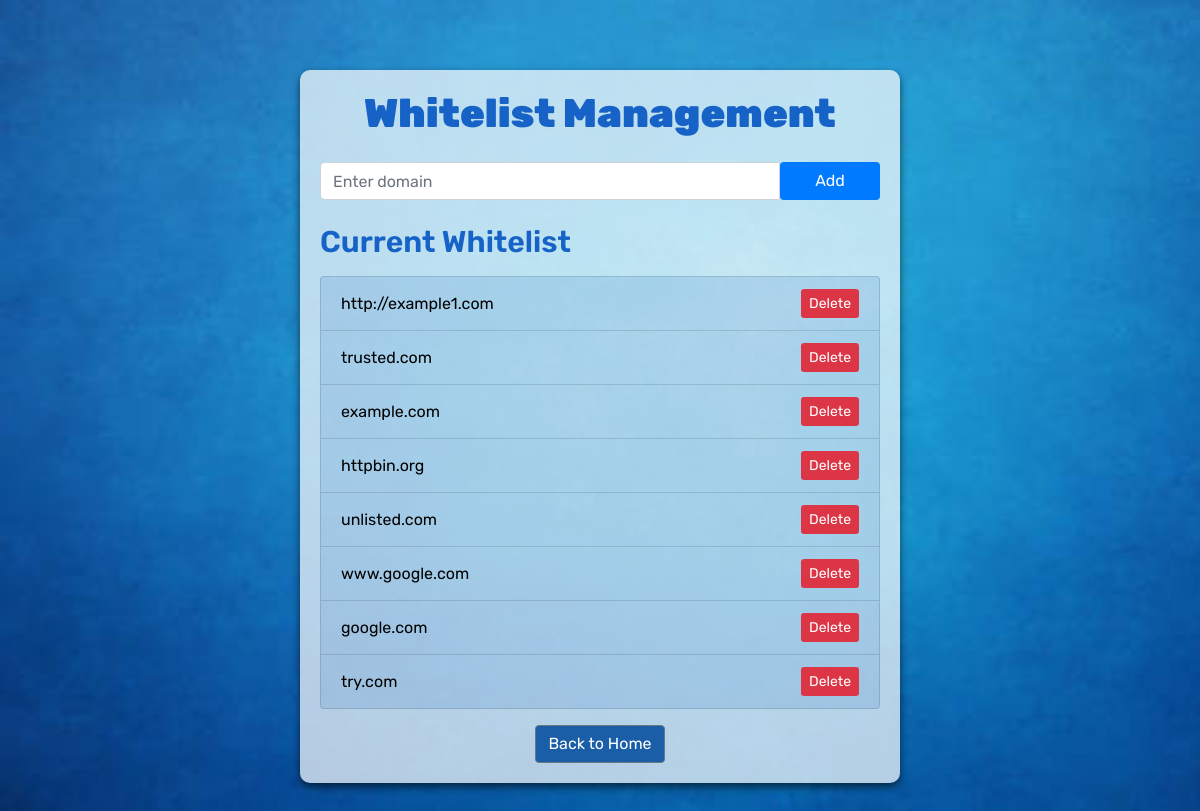
The app's page /whitelist with its own data.
### tables this page shows
CREATE TABLE whitelist (
        domain TEXT PRIMARY KEY
    );

### app.py (the view)
@app.route("/whitelist", methods=["GET", "POST"])
def whitelist():
    if request.method == "POST":
        domain = request.form["domain"]
        query_db("INSERT OR IGNORE INTO whitelist (domain) VALUES (?)", (domain,))
        return redirect(url_for("whitelist"))
    whitelist = query_db("SELECT domain FROM whitelist")
    return render_template("whitelist.html", whitelist=whitelist)

### app.py (called while the page is built)
def query_db(query, args=(), one=False):
    conn = sqlite3.connect(DATABASE)
    cursor = conn.cursor()
    cursor.execute(query, args)
    rv = cursor.fetchall()
    conn.commit()
    conn.close()
    return (rv[0] if rv else None) if one else rv

### templates/whitelist.html (shortened to what this page needs)
<!DOCTYPE html>
<html>
<head>
    <link rel="stylesheet" href="https://stackpath.bootstrapcdn.com/bootstrap/4.5.2/css/bootstrap.min.css">
</head>
<body>
    <div class="container">
        <h1 class="text-center mb-4">Whitelist Management</h1>
        <form method="POST" class="mb-4">
            <div class="input-group">
                <input type="text" class="form-control" id="domain" name="domain" placeholder="Enter domain" required>
                <button type="submit" class="btn btn-primary">Add</button>
            </div>
        </form>
        <h2 class="mb-3">Current Whitelist</h2>
        <ul class="list-group mb-3">
            {% for domain in whitelist %}
            <li class="list-group-item">
                {{ domain[0] }}
                <form method="POST" action="{{ url_for('delete_whitelist', domain=domain[0]) }}" style="display: inline;">
                    <button type="submit" class="btn btn-danger btn-sm">Delete</button>
                </form>
            </li>
            {% endfor %}
        </ul>
        <div class="text-center">
            <a href="{{ url_for('index') }}" class="btn btn-secondary">Back to Home</a>
        </div>
    </div>
</body>
</html>

### templates/whitelist.html (style rules this page uses)
body { font-family: 'Rubik', sans-serif; background: url('../static/back.jpg') no-repeat center center fixed; background-size: cover; padding: 20px; color: #fff; }
.container { max-width: 600px; margin: 50px auto; padding: 20px; background: rgba(255, 255, 255, 0.7); border-radius: 10px; box-shadow: 0 4px 8px rgba(0, 0, 0, 0.6); color: #000; }
.btn-primary { background-color: #007bff; width: 100px; border: none; transition: background-color 0.3s; }
.btn-danger { background-color: #dc3545; border: none; }
.btn-secondary { background-color: #195ea7; }
.list-group-item { display: flex; justify-content: space-between; align-items: center; background: rgba(71, 134, 197, 0.2); color: #000000; }
h1 { color: #1662c6; font-weight: 900; }
h2 { color: #1662c6; font-size: 30px; font-weight: 600; }

### records on screen
whitelist: domain "http://example1.com"
whitelist: domain "trusted.com"
whitelist: domain "example.com"
whitelist: domain "httpbin.org"
whitelist: domain "unlisted.com"
whitelist: domain "www.google.com"
whitelist: domain "google.com"
whitelist: domain "try.com"
